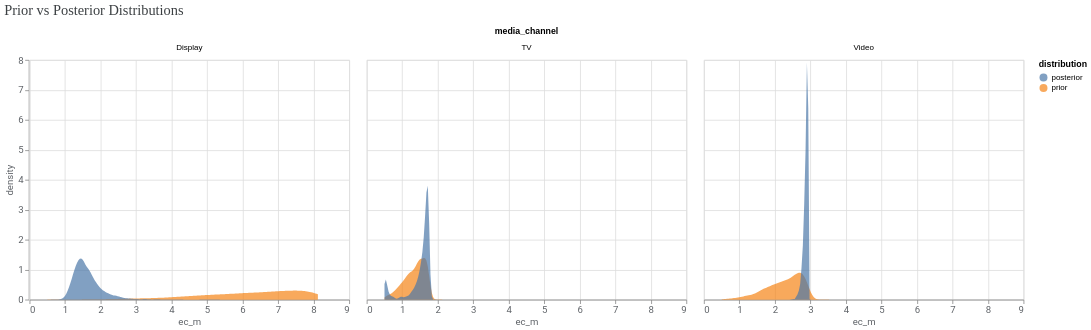

Notebook code cell kept with this figure:
### Code cell
# plot prior vs posterior
model_diagnostics = visualizer.ModelDiagnostics(mmm)
model_diagnostics.plot_prior_and_posterior_distribution(parameter='ec_m')

### Figure 1 — Vega-Lite specification as saved in the notebook (floating-point values rounded to 4 significant figures; data arrays with more than 128 entries replaced by an {"elided": "..."} marker saying what was removed)
{"config": {"view": {"continuousWidth": 300, "continuousHeight": 300}, "axis": {"labelColor": "#5F6368", "labelFont": "Roboto", "labelFontSize": 12, "titleColor": "#5F6368", "titleFont": "Roboto", "titleFontSize": 12, "titleFontWeight": "normal"}}, "data": {"name": "data-c9e6e44661699cd4feb0420fb84175df"}, "facet": {"field": "media_channel", "type": "nominal"}, "spec": {"mark": {"type": "area", "opacity": 0.7}, "encoding": {"color": {"field": "distribution", "type": "nominal"}, "x": {"field": "ec_m", "type": "quantitative"}, "y": {"field": "density", "stack": false, "type": "quantitative"}}, "transform": [{"density": "ec_m", "groupby": ["media_channel", "distribution"], "as": ["ec_m", "density"]}], "width": 400}, "columns": 3, "resolve": {"scale": {"x": "independent"}}, "title": {"text": "Prior vs Posterior Distributions", "anchor": "start", "color": "#3C4043", "font": "Google Sans Display", "fontSize": 18, "fontWeight": "normal", "offset": 10}, "$schema": "https://vega.github.io/schema/vega-lite/v5.20.1.json", "datasets": {"data-c9e6e44661699cd4feb0420fb84175df": {"elided": "18000 records"}}}
